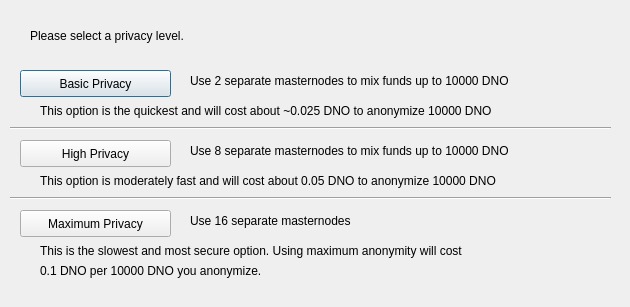
<?xml version="1.0" encoding="UTF-8"?>
<ui version="4.0">
 <class>ObfuscationConfig</class>
 <widget class="QDialog" name="ObfuscationConfig">
  <property name="geometry">
   <rect>
    <x>0</x>
    <y>0</y>
    <width>630</width>
    <height>307</height>
   </rect>
  </property>
  <property name="windowTitle">
   <string>Configure Obfuscation</string>
  </property>
  <widget class="QPushButton" name="buttonBasic">
   <property name="geometry">
    <rect>
     <x>20</x>
     <y>70</y>
     <width>151</width>
     <height>27</height>
    </rect>
   </property>
   <property name="text">
    <string>Basic Privacy</string>
   </property>
  </widget>
  <widget class="QPushButton" name="buttonHigh">
   <property name="geometry">
    <rect>
     <x>20</x>
     <y>140</y>
     <width>151</width>
     <height>27</height>
    </rect>
   </property>
   <property name="text">
    <string>High Privacy</string>
   </property>
  </widget>
  <widget class="QPushButton" name="buttonMax">
   <property name="geometry">
    <rect>
     <x>20</x>
     <y>210</y>
     <width>151</width>
     <height>27</height>
    </rect>
   </property>
   <property name="text">
    <string>Maximum Privacy</string>
   </property>
  </widget>
  <widget class="QLabel" name="label">
   <property name="geometry">
    <rect>
     <x>30</x>
     <y>20</y>
     <width>571</width>
     <height>31</height>
    </rect>
   </property>
   <property name="text">
    <string>Please select a privacy level.</string>
   </property>
  </widget>
  <widget class="QLabel" name="label_2">
   <property name="geometry">
    <rect>
     <x>190</x>
     <y>70</y>
     <width>421</width>
     <height>21</height>
    </rect>
   </property>
   <property name="text">
    <string>Use 2 separate masternodes to mix funds up to 10000 DNO</string>
   </property>
  </widget>
  <widget class="QLabel" name="label_3">
   <property name="geometry">
    <rect>
     <x>190</x>
     <y>140</y>
     <width>411</width>
     <height>21</height>
    </rect>
   </property>
   <property name="text">
    <string>Use 8 separate masternodes to mix funds up to 10000 DNO</string>
   </property>
  </widget>
  <widget class="QLabel" name="label_4">
   <property name="geometry">
    <rect>
     <x>190</x>
     <y>210</y>
     <width>421</width>
     <height>21</height>
    </rect>
   </property>
   <property name="text">
    <string>Use 16 separate masternodes</string>
   </property>
  </widget>
  <widget class="QLabel" name="label_6">
   <property name="geometry">
    <rect>
     <x>40</x>
     <y>100</y>
     <width>561</width>
     <height>21</height>
    </rect>
   </property>
   <property name="text">
    <string>This option is the quickest and will cost about ~0.025 DNO to anonymize 10000 DNO</string>
   </property>
  </widget>
  <widget class="QLabel" name="label_7">
   <property name="geometry">
    <rect>
     <x>40</x>
     <y>170</y>
     <width>561</width>
     <height>21</height>
    </rect>
   </property>
   <property name="text">
    <string>This option is moderately fast and will cost about 0.05 DNO to anonymize 10000 DNO</string>
   </property>
  </widget>
  <widget class="QLabel" name="label_8">
   <property name="geometry">
    <rect>
     <x>40</x>
     <y>240</y>
     <width>561</width>
     <height>21</height>
    </rect>
   </property>
   <property name="text">
    <string>This is the slowest and most secure option. Using maximum anonymity will cost</string>
   </property>
  </widget>
  <widget class="QLabel" name="label_9">
   <property name="geometry">
    <rect>
     <x>40</x>
     <y>260</y>
     <width>561</width>
     <height>21</height>
    </rect>
   </property>
   <property name="text">
    <string>0.1 DNO per 10000 DNO you anonymize.</string>
   </property>
  </widget>
  <widget class="Line" name="line">
   <property name="geometry">
    <rect>
     <x>10</x>
     <y>120</y>
     <width>601</width>
     <height>16</height>
    </rect>
   </property>
   <property name="orientation">
    <enum>Qt::Horizontal</enum>
   </property>
  </widget>
  <widget class="Line" name="line_2">
   <property name="geometry">
    <rect>
     <x>10</x>
     <y>190</y>
     <width>601</width>
     <height>16</height>
    </rect>
   </property>
   <property name="orientation">
    <enum>Qt::Horizontal</enum>
   </property>
  </widget>
 </widget>
 <resources/>
 <connections/>
</ui>
